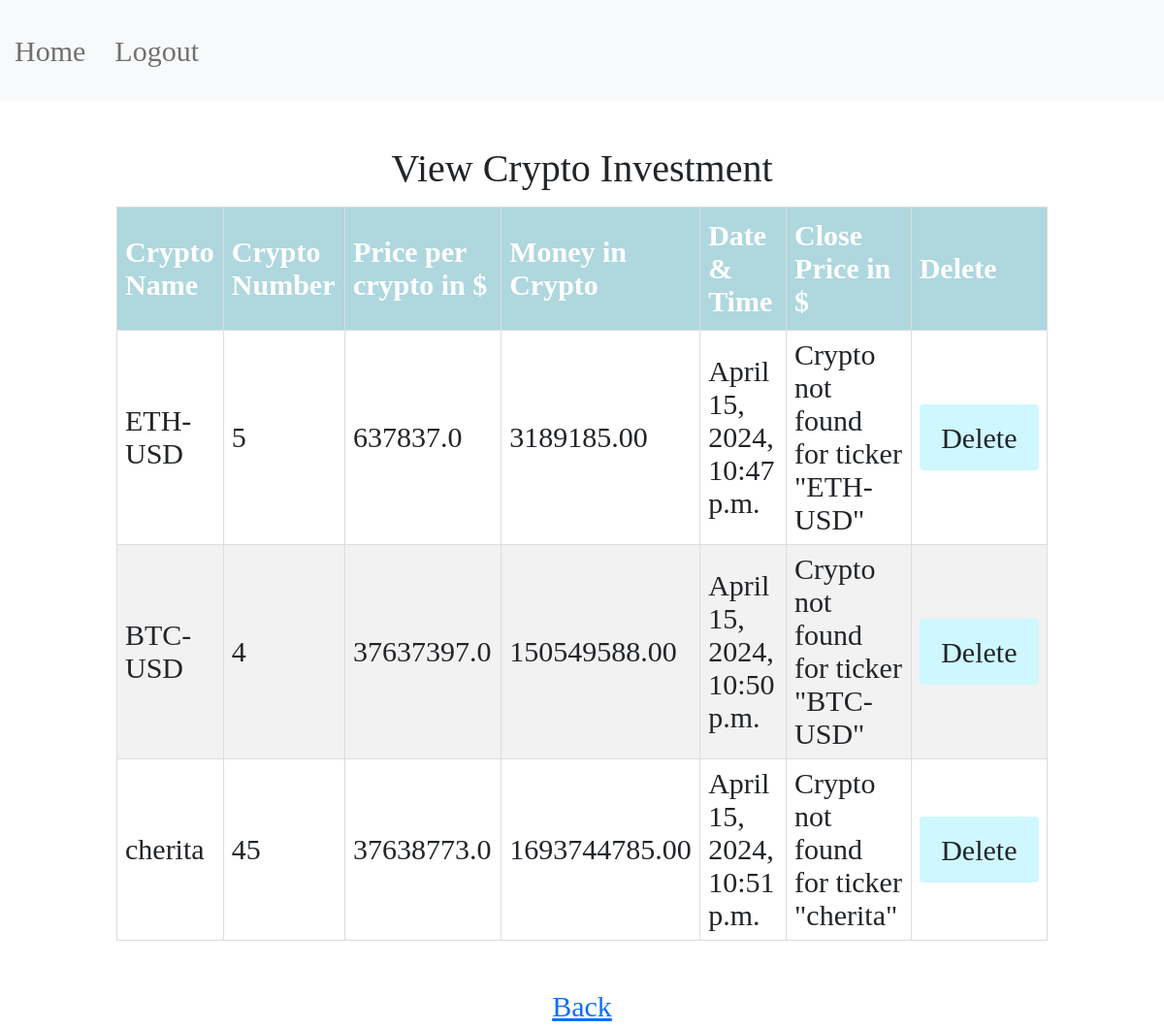
Screenshot of /view_crypto (signed in) with the database file from the repository.
### fin_app/models.py (models this page shows, shortened)
class CryptoModel(models.Model):
    user = models.ForeignKey(User, on_delete=models.CASCADE)
    crypto_id = models.IntegerField(primary_key=True)
    crypto_name = models.CharField(max_length=10000000000)
    crypto_number = models.IntegerField()
    crypto_ppc = models.FloatField(default=0.0)
    crypto_money = models.FloatField(default=0.0)
    created = models.DateTimeField(auto_now_add=True)
    close_price = models.FloatField(default=0.0)  # New field to store close price

### fin_app/views.py (the view)
# urls.py: path("view_crypto", view_crypto, name= "view_crypto"),
def view_crypto(request):
    if request.user.is_authenticated:
        user = request.user
        form = CryptoForm()
        todos = CryptoModel.objects.filter(user=user)
        return render(request, "view_crypto.html", {"form": form, "todos": todos})

### collector_app/templatetags/yfinance_tags.py (called while the page is built)
@register.simple_tag
def load_yfinance_data(ticker):
    try:
        crypto = yf.Ticker(ticker)
        data = crypto.history(period="30d")
        if not data.empty:
            close_price = data['Close'].iloc[-1]
            return close_price
    except Exception as e:
        print(f"Error retrieving data for ticker '{ticker}': {e}")
    return None

### fin_app/templatetags/custom_filters.py (called while the page is built)
@register.filter
def multiply(value, arg):
    return value * arg

### fin_app/templates/view_crypto.html (shortened to what this page needs)
{% extends 'base.html' %}
{% load yfinance_tags %}
{% load custom_filters %}
{% block content %}
    <center>
        <br>
        <h1 class="heading">View Crypto Investment</h1>
        <table id="view">
            <thead>
                <tr>
                    <th>Crypto Name</th>
                    <th>Crypto Number</th>
                    <th>Price per crypto in $</th>
                    <th>Money in Crypto </th>
                    <th>Date & Time</th>
                    <th>Close Price in $</th>
                    <th>Delete</th>
                </tr>
            </thead>
            <tbody>
                {% for todo in todos %}
                    <tr>
                        <td>{{ todo.crypto_name }}</td>
                        <td>{{ todo.crypto_number }}</td>
                        <td>{{ todo.crypto_ppc }}</td>
                        <td>{{ todo.crypto_number|multiply:todo.crypto_ppc|floatformat:2 }}</td>
                        <td>{{ todo.created }}</td>
                        <td>
                            {% with ticker=todo.crypto_name %}
                                {% load_yfinance_data ticker as data %}
                                {% if data %}
                                    {% if data %}
                                        {{ data }}
                                    {% else %}
                                        Crypto data not available for ticker "{{ ticker }}"
                                    {% endif %}
                                {% else %}
                                    Crypto not found for ticker "{{ ticker }}"
                                {% endif %}
                            {% endwith %}
                        </td>
                        <td>
                            <a href="{% url 'delete_crypto' id=todo.crypto_id %}" onclick="return confirm('Are you sure?')">
                                <button class="btn">Delete</button>
                            </a>
                        </td>
                    </tr>
                {% endfor %}
            </tbody>
        </table>
        <br>
        <a href="{% url 'home' %}">Back</a>
    </center>
{% endblock %}

### rows the page displays
CryptoModel: crypto_name "ETH-USD", crypto_number "5", crypto_ppc "637837.0", crypto_number|multiply "3189185.00", created "April 15, 2024, 10:47 p.m."
CryptoModel: crypto_name "BTC-USD", crypto_number "4", crypto_ppc "37637397.0", crypto_number|multiply "150549588.00", created "April 15, 2024, 10:50 p.m."
CryptoModel: crypto_name "cherita", crypto_number "45", crypto_ppc "37638773.0", crypto_number|multiply "1693744785.00", created "April 15, 2024, 10:51 p.m."
